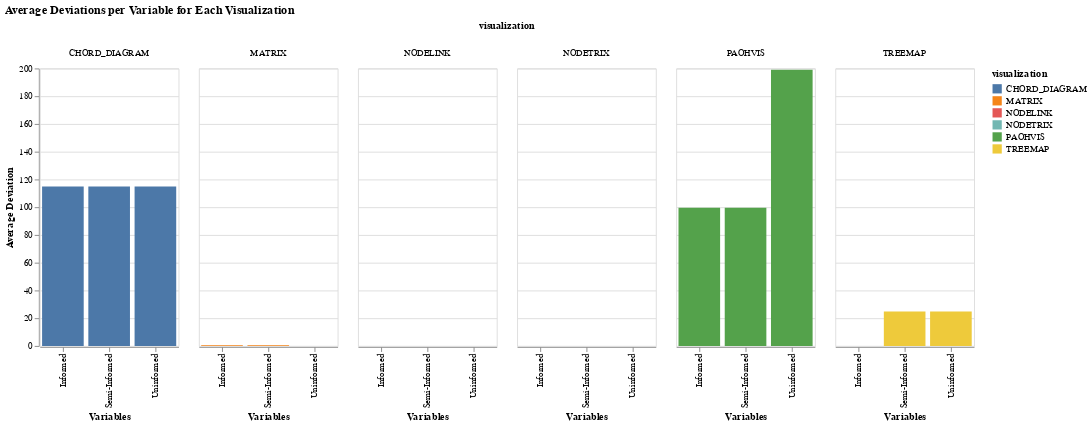

Notebook code for this chart:
### Code cell
# Prepare data for plotting
x_labels = ["Informed", "Semi-Informed", "Uninformed"]
plot_data = []

for i, vis in enumerate(visualizations):
    for j, var in enumerate(x_labels):
        plot_data.append({
            'variable': var,
            'deviation': avg_deviation[vis][j],
            'visualization': vis
        })

# Convert to DataFrame
df = pd.DataFrame(plot_data)

# Create the Altair chart
chart = alt.Chart(df).mark_bar().encode(
    x=alt.X('variable:N', axis=alt.Axis(title='Variables')),
    y=alt.Y('deviation:Q', axis=alt.Axis(title='Average Deviation')),
    color='visualization:N',
    column='visualization:N',
    tooltip=['variable:N', 'deviation:Q', 'visualization:N']
).properties(
    title='Average Deviations per Variable for Each Visualization',
    width=150,
    height=300
)

# Configure chart appearance
chart.configure_view(
    stroke='transparent'
).configure_axis(
    labelFontSize=12,
    titleFontSize=14
).configure_title(
    fontSize=16,
    anchor='middle'
)

# Display the chart
chart.show()

### Figure 1 — Vega-Lite specification as saved in the notebook (floating-point values rounded to 4 significant figures)
{"config": {"view": {"continuousWidth": 300, "continuousHeight": 300}}, "data": {"name": "data-0c987ed2ab7bb93ae1afdbbe7e869ff2"}, "mark": {"type": "bar"}, "encoding": {"color": {"field": "visualization", "type": "nominal"}, "column": {"field": "visualization", "type": "nominal"}, "tooltip": [{"field": "variable", "type": "nominal"}, {"field": "deviation", "type": "quantitative"}, {"field": "visualization", "type": "nominal"}], "x": {"axis": {"title": "Variables"}, "field": "variable", "type": "nominal"}, "y": {"axis": {"title": "Average Deviation"}, "field": "deviation", "type": "quantitative"}}, "height": 300, "title": "Average Deviations per Variable for Each Visualization", "width": 150, "$schema": "https://vega.github.io/schema/vega-lite/v5.20.1.json", "datasets": {"data-0c987ed2ab7bb93ae1afdbbe7e869ff2": [{"variable": "Informed", "deviation": 0.0, "visualization": "NODETRIX"}, {"variable": "Semi-Informed", "deviation": 0.0, "visualization": "NODETRIX"}, {"variable": "Uninformed", "deviation": 0.0, "visualization": "NODETRIX"}, {"variable": "Informed", "deviation": 99.56, "visualization": "PAOHVIS"}, {"variable": "Semi-Informed", "deviation": 99.58, "visualization": "PAOHVIS"}, {"variable": "Uninformed", "deviation": 199.0, "visualization": "PAOHVIS"}, {"variable": "Informed", "deviation": 0.0, "visualization": "NODELINK"}, {"variable": "Semi-Informed", "deviation": 0.0, "visualization": "NODELINK"}, {"variable": "Uninformed", "deviation": 0.0, "visualization": "NODELINK"}, {"variable": "Informed", "deviation": 0.0, "visualization": "TREEMAP"}, {"variable": "Semi-Informed", "deviation": 24.84, "visualization": "TREEMAP"}, {"variable": "Uninformed", "deviation": 24.88, "visualization": "TREEMAP"}, {"variable": "Informed", "deviation": 0.4178, "visualization": "MATRIX"}, {"variable": "Semi-Informed", "deviation": 0.4178, "visualization": "MATRIX"}, {"variable": "Uninformed", "deviation": 0.0, "visualization": "MATRIX"}, {"variable": "Informed", "deviation": 115.0, "visualization": "CHORD_DIAGRAM"}, {"variable": "Semi-Informed", "deviation": 115.0, "visualization": "CHORD_DIAGRAM"}, {"variable": "Uninformed", "deviation": 115.0, "visualization": "CHORD_DIAGRAM"}]}}
